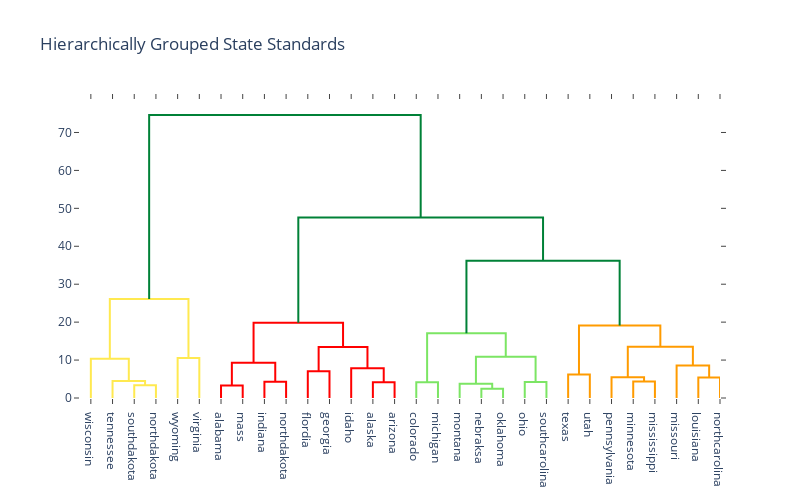

This figure's notebook cell:
### Code cell
linkage_matrix = ward(dist)   

state_names = df['statename'].tolist()  
color_list = ['rgb(0,129,55)', 'rgb(124,229,100)', 'rgb(255,233,80)', 
             'rgb(255,139,241)', 'rgb(255,155,0)'] 

X = np.random.rand(15, 10) # 15 samples, with 10 dimensions each
fig = ff.create_dendrogram(linkage_matrix, color_threshold=30,
                           labels=state_names,colorscale =color_list)
fig.update_layout(width=800, height=500, plot_bgcolor='rgba(0,0,0,0)') 
fig.update_layout(title_text = "Hierarchically Grouped State Standards")
fig.show()

### Figure 1 — Plotly figure (JSON) as saved in the notebook; plotly's stock layout.template omitted (floating-point values rounded to 4 significant figures)
{"data": [{"hoverinfo": "text", "marker": {"color": "rgb(255,233,80)"}, "mode": "lines", "type": "scatter", "x": [25, 25, 35, 35], "xaxis": "x", "y": [0, 3.382, 3.382, 0], "yaxis": "y"}, {"hoverinfo": "text", "marker": {"color": "rgb(255,233,80)"}, "mode": "lines", "type": "scatter", "x": [15, 15, 30, 30], "xaxis": "x", "y": [0, 4.502, 4.502, 3.382], "yaxis": "y"}, {"hoverinfo": "text", "marker": {"color": "rgb(255,233,80)"}, "mode": "lines", "type": "scatter", "x": [5, 5, 22.5, 22.5], "xaxis": "x", "y": [0, 10.34, 10.34, 4.502], "yaxis": "y"}, {"hoverinfo": "text", "marker": {"color": "rgb(255,233,80)"}, "mode": "lines", "type": "scatter", "x": [45, 45, 55, 55], "xaxis": "x", "y": [0, 10.56, 10.56, 0], "yaxis": "y"}, {"hoverinfo": "text", "marker": {"color": "rgb(255,233,80)"}, "mode": "lines", "type": "scatter", "x": [13.75, 13.75, 50, 50], "xaxis": "x", "y": [10.34, 26.12, 26.12, 10.56], "yaxis": "y"}, {"hoverinfo": "text", "marker": {"color": "red"}, "mode": "lines", "type": "scatter", "x": [65, 65, 75, 75], "xaxis": "x", "y": [0, 3.29, 3.29, 0], "yaxis": "y"}, {"hoverinfo": "text", "marker": {"color": "red"}, "mode": "lines", "type": "scatter", "x": [85, 85, 95, 95], "xaxis": "x", "y": [0, 4.252, 4.252, 0], "yaxis": "y"}, {"hoverinfo": "text", "marker": {"color": "red"}, "mode": "lines", "type": "scatter", "x": [70, 70, 90, 90], "xaxis": "x", "y": [3.29, 9.292, 9.292, 4.252], "yaxis": "y"}, {"hoverinfo": "text", "marker": {"color": "red"}, "mode": "lines", "type": "scatter", "x": [105, 105, 115, 115], "xaxis": "x", "y": [0, 7.071, 7.071, 0], "yaxis": "y"}, {"hoverinfo": "text", "marker": {"color": "red"}, "mode": "lines", "type": "scatter", "x": [135, 135, 145, 145], "xaxis": "x", "y": [0, 4.141, 4.141, 0], "yaxis": "y"}, {"hoverinfo": "text", "marker": {"color": "red"}, "mode": "lines", "type": "scatter", "x": [125, 125, 140, 140], "xaxis": "x", "y": [0, 7.827, 7.827, 4.141], "yaxis": "y"}, {"hoverinfo": "text", "marker": {"color": "red"}, "mode": "lines", "type": "scatter", "x": [110, 110, 132.5, 132.5], "xaxis": "x", "y": [7.071, 13.45, 13.45, 7.827], "yaxis": "y"}, {"hoverinfo": "text", "marker": {"color": "red"}, "mode": "lines", "type": "scatter", "x": [80, 80, 121.2, 121.2], "xaxis": "x", "y": [9.292, 19.82, 19.82, 13.45], "yaxis": "y"}, {"hoverinfo": "text", "marker": {"color": "rgb(124,229,100)"}, "mode": "lines", "type": "scatter", "x": [155, 155, 165, 165], "xaxis": "x", "y": [0, 4.125, 4.125, 0], "yaxis": "y"}, {"hoverinfo": "text", "marker": {"color": "rgb(124,229,100)"}, "mode": "lines", "type": "scatter", "x": [185, 185, 195, 195], "xaxis": "x", "y": [0, 2.455, 2.455, 0], "yaxis": "y"}, {"hoverinfo": "text", "marker": {"color": "rgb(124,229,100)"}, "mode": "lines", "type": "scatter", "x": [175, 175, 190, 190], "xaxis": "x", "y": [0, 3.742, 3.742, 2.455], "yaxis": "y"}, {"hoverinfo": "text", "marker": {"color": "rgb(124,229,100)"}, "mode": "lines", "type": "scatter", "x": [205, 205, 215, 215], "xaxis": "x", "y": [0, 4.245, 4.245, 0], "yaxis": "y"}, {"hoverinfo": "text", "marker": {"color": "rgb(124,229,100)"}, "mode": "lines", "type": "scatter", "x": [182.5, 182.5, 210, 210], "xaxis": "x", "y": [3.742, 10.86, 10.86, 4.245], "yaxis": "y"}, {"hoverinfo": "text", "marker": {"color": "rgb(124,229,100)"}, "mode": "lines", "type": "scatter", "x": [160, 160, 196.2, 196.2], "xaxis": "x", "y": [4.125, 17.07, 17.07, 10.86], "yaxis": "y"}, {"hoverinfo": "text", "marker": {"color": "rgb(255,155,0)"}, "mode": "lines", "type": "scatter", "x": [225, 225, 235, 235], "xaxis": "x", "y": [0, 6.164, 6.164, 0], "yaxis": "y"}, {"hoverinfo": "text", "marker": {"color": "rgb(255,155,0)"}, "mode": "lines", "type": "scatter", "x": [255, 255, 265, 265], "xaxis": "x", "y": [0, 4.36, 4.36, 0], "yaxis": "y"}, {"hoverinfo": "text", "marker": {"color": "rgb(255,155,0)"}, "mode": "lines", "type": "scatter", "x": [245, 245, 260, 260], "xaxis": "x", "y": [0, 5.493, 5.493, 4.36], "yaxis": "y"}, {"hoverinfo": "text", "marker": {"color": "rgb(255,155,0)"}, "mode": "lines", "type": "scatter", "x": [285, 285, 295, 295], "xaxis": "x", "y": [0, 5.39, 5.39, 0], "yaxis": "y"}, {"hoverinfo": "text", "marker": {"color": "rgb(255,155,0)"}, "mode": "lines", "type": "scatter", "x": [275, 275, 290, 290], "xaxis": "x", "y": [0, 8.545, 8.545, 5.39], "yaxis": "y"}, {"hoverinfo": "text", "marker": {"color": "rgb(255,155,0)"}, "mode": "lines", "type": "scatter", "x": [252.5, 252.5, 282.5, 282.5], "xaxis": "x", "y": [5.493, 13.49, 13.49, 8.545], "yaxis": "y"}, {"hoverinfo": "text", "marker": {"color": "rgb(255,155,0)"}, "mode": "lines", "type": "scatter", "x": [230, 230, 267.5, 267.5], "xaxis": "x", "y": [6.164, 19.12, 19.12, 13.49], "yaxis": "y"}, {"hoverinfo": "text", "marker": {"color": "rgb(0,129,55)"}, "mode": "lines", "type": "scatter", "x": [178.1, 178.1, 248.8, 248.8], "xaxis": "x", "y": [17.07, 36.18, 36.18, 19.12], "yaxis": "y"}, {"hoverinfo": "text", "marker": {"color": "rgb(0,129,55)"}, "mode": "lines", "type": "scatter", "x": [100.6, 100.6, 213.4, 213.4], "xaxis": "x", "y": [19.82, 47.6, 47.6, 36.18], "yaxis": "y"}, {"hoverinfo": "text", "marker": {"color": "rgb(0,129,55)"}, "mode": "lines", "type": "scatter", "x": [31.88, 31.88, 157.0, 157.0], "xaxis": "x", "y": [26.12, 74.63, 74.63, 47.6], "yaxis": "y"}], "layout": {"autosize": false, "height": 500, "hovermode": "closest", "plot_bgcolor": "rgba(0,0,0,0)", "showlegend": false, "title": {"text": "Hierarchically Grouped State Standards"}, "width": 800, "xaxis": {"mirror": "allticks", "rangemode": "tozero", "showgrid": false, "showline": true, "showticklabels": true, "tickmode": "array", "ticks": "outside", "ticktext": ["wisconsin", "tennessee", "southdakota", "northdakota", "wyoming", "virginia", "alabama", "mass", "indiana", "northdakota", "flordia", "georgia", "idaho", "alaska", "arizona", "colorado", "michigan", "montana", "nebraksa", "oklahoma", "ohio", "southcarolina", "texas", "utah", "pennsylvania", "minnesota", "mississippi", "missouri", "louisiana", "northcarolina"], "tickvals": [5, 15, 25, 35, 45, 55, 65, 75, 85, 95, 105, 115, 125, 135, 145, 155, 165, 175, 185, 195, 205, 215, 225, 235, 245, 255, 265, 275, 285, 295], "type": "linear", "zeroline": false}, "yaxis": {"mirror": "allticks", "rangemode": "tozero", "showgrid": false, "showline": true, "showticklabels": true, "ticks": "outside", "type": "linear", "zeroline": false}}}
